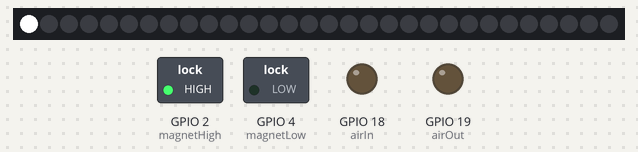
Simulated run of this sketch. Board: ESP32. Shown: 30 RGB LEDs in strip order, left to right, switched loads named in the sketch (green lamp = pin HIGH), output pins drawn as LEDs (lit = HIGH). WiFi joins after 1.5 s; servers stay silent unless stated; what the sketch prints to the serial monitor is not drawn.

Above: at 4.11 s.
At 4.71 s:
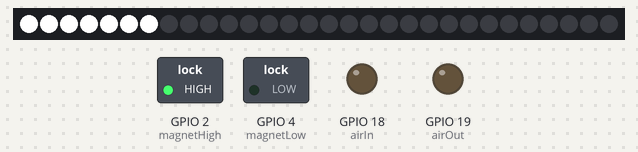
At 5.52 s:
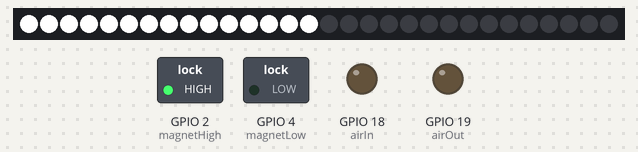
At 7.0 s:
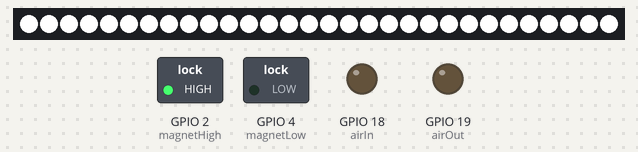
Timing chart, 0 to 8.5 s (numbered marks = the images above):
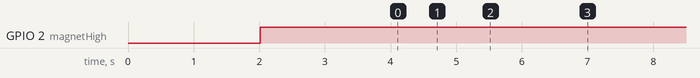

The sketch:

LED.ino
```cpp
#include <WiFi.h>
#include <WebServer.h>
#include <ArduinoJson.h>
#include <HTTPClient.h>
#include <FastLED.h>

WebServer server(1650);
#define LED_PIN     23
#define NUM_LEDS    30
CRGB leds[NUM_LEDS];


const char* ssid = "SSID";
const char* password = "PASSWORD";

const int airIn = 18; // 定义GPIO引脚号，可以根据需要更改
const int airOut = 19;

const int magnetHigh =2;
const int magnetLow =4;

String switchMsg;
bool ledSwitch = true;

void setup() {

  Serial.begin(9600);
  WiFi.begin(ssid, password);
  while (WiFi.status() != WL_CONNECTED) {
    delay(1000);
    Serial.println("Connecting to WiFi...");
  }
  Serial.println("");
  Serial.print("Connected to WiFi: ");
  Serial.println(WiFi.localIP());
  server.on("/fans_ready", HTTP_POST, handleRoot);
  server.begin();

  //马达
  pinMode(airIn, OUTPUT); // 将GPIO引脚设置为输出模式
  pinMode(airOut, OUTPUT);

  //电磁铁
  pinMode(magnetHigh, OUTPUT); // 将GPIO引脚设置为输出模式
  pinMode(magnetLow, OUTPUT);

  FastLED.addLeds<WS2812, LED_PIN, GRB>(leds, NUM_LEDS);

}
// 定义你自己的Post服务，response是可以替换掉的当别人向你请求时你需要Response给他的内容
void handleRoot() {
  StaticJsonDocument<200> doc;

  if (server.hasArg("plain")) {
    // 解析接收到的JSON数据
    deserializeJson(doc, server.arg("plain"));
      String message = server.arg("plain");
      switchMsg= message;

       // 获取请求体中的数据
      Serial.println(message); // 打印接收到的数据
  } else {
    // 如果没有收到数据，添加默认值
    doc["message"] = "No message received";
  }

  // 添加更多数据到JSON对象
  doc["response"] = "Message received";
  doc["timestamp"] = millis();

  // 序列化JSON并发送响应
  String response;


  serializeJson(doc, response);
  Serial.println(response);

  server.send(200, "application/json", response);


}

void loop() {
    HTTPClient http;
    server.handleClient();


    Serial.print("the value is 0");
    digitalWrite(airIn, LOW); // 设置引脚为高电平
    digitalWrite(airOut, LOW);

    digitalWrite(magnetHigh, HIGH);
    digitalWrite(magnetLow, LOW);

    if(switchMsg.toInt() ==0){
    delay(2000);
    if(ledSwitch){
    for (int i = 0; i <= 29; i++) {
    leds[i] = CRGB ( 255, 255, 255);
    FastLED.show();
    delay(100);
  }
  delay(5000);
  for (int i = 0; i <= 29; i++) {
  leds[i] = CRGB ( 0, 0, 0);
  }
  FastLED.show();
  ledSwitch = false;
  }


    }else if(switchMsg.toInt()==1){
    digitalWrite(magnetHigh, LOW);
    digitalWrite(magnetLow, LOW);

    Serial.println("the value is 1");
    digitalWrite(airIn, HIGH); // 设置引脚为高电平
    digitalWrite(airOut, LOW);
    Serial.println("充气中"); // 通过串口监视器打印状态信息
    delay(5000); // 等待五秒钟


    digitalWrite(airOut, HIGH);
    digitalWrite(airIn, LOW); // 设置引脚为低电平
    Serial.println("排气中"); // 通过串口监视器打印状态信息
    delay(2000); // 等待五秒钟

    ledSwitch= true;

    }
}
```

Measured:
- by itself, GPIO 2 (magnetHigh): LOW → HIGH at 2.0 s
